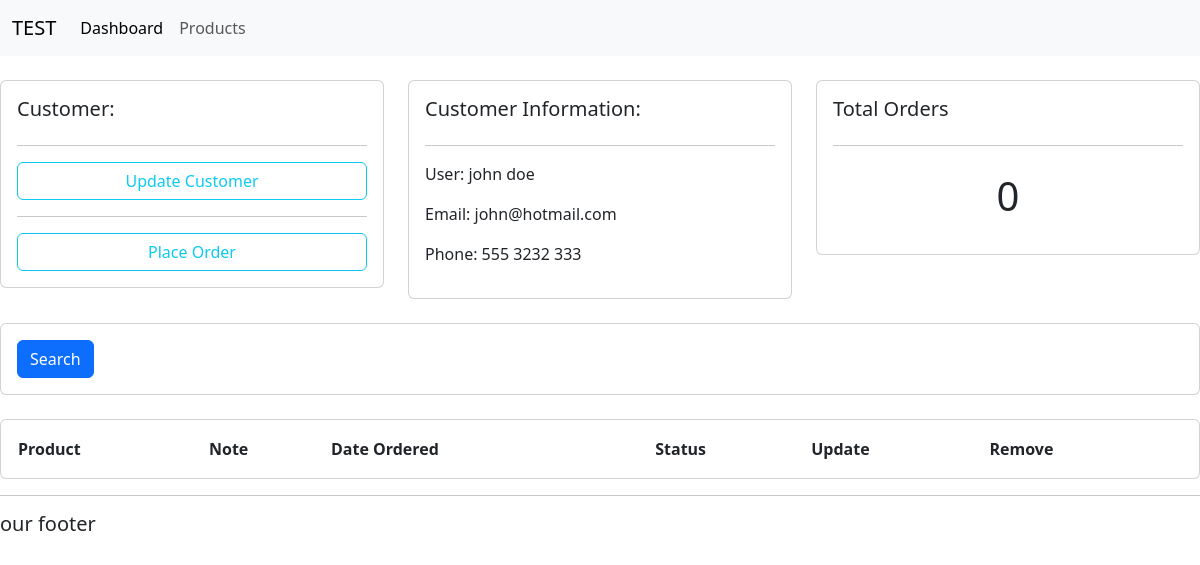
The app's page /customer/1/, older data.
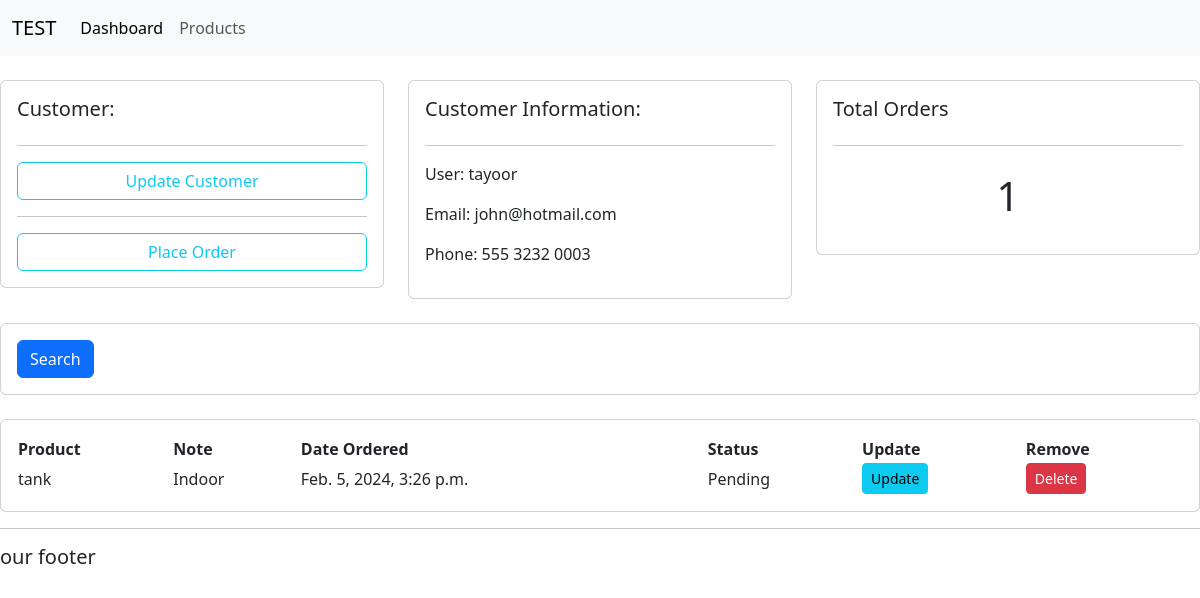
The same page, newer data.
### accounts/models.py (models this page shows, shortened)
class Customer(models.Model):
    name = models.CharField(max_length=200, null=True)
    phone = models.CharField(max_length=200, null=True)
    email = models.CharField(max_length=200, null=True)
    date_created = models.DateTimeField(auto_now_add=True, null=True)

class Order(models.Model):
    STATUS = (
        ('Pending', 'Pending'),
        ('Out for delivery', 'Out for delivery'),
        ('Delivered', 'Delivered')
    )
    customer = models.ForeignKey(Customer, null=True, on_delete= models.SET_NULL)
    product = models.ForeignKey(Product, null=True, on_delete= models.SET_NULL)
    date_created = models.DateTimeField(auto_now_add= True, null= True)
    status = models.CharField(max_length= 200 , null= True , choices= STATUS)
    tags = models.ManyToManyField(Tag)

class Product(models.Model):
    CATEGORY = (
        ('Indoor', ' Indoor'),
        ('Out Door', 'Out Door'),
    )
    name = models.CharField(max_length=200 , null= True)
    price = models.FloatField(null= True)
    category = models.CharField(max_length=200 , null= True , choices= CATEGORY)
    discription = models.CharField(max_length=200 , null= True , blank= True)
    date_created = models.DateTimeField(auto_now_add= True , null= True)
    tags = models.ManyToManyField(Tag)
    def __str__(self):
        return self.name

### accounts/views.py (the view)
# urls.py: path('customer/<str:pk>/', views.customer , name= 'customer'),
def customer(request, pk):
    customer = Customer.objects.get(id=pk)
    orders = customer.order_set.all()
    orders_count = orders.count()
    context = {'customer': customer, 'orders':orders, 'order_count': orders_count}
    return render(request, 'accounts/customer.html',context)

### accounts/templates/accounts/customer.html (shortened to what this page needs)
{% extends 'accounts/main.html' %}
{% block content %}
<br>
<div class="row">
    <div class="col-md">
        <div class="card card-body">
            <h5>Customer:</h5>
            <hr>
            <a class="btn btn-outline-info" href="">Update Customer</a>
            <hr>
            <a class="btn btn-outline-info" href="">Place Order</a>
        </div>
    </div>
    <div class="col-md">
        <div class="card card-body">
            <h5>Customer Information:</h5>
            <hr>
            <p>User: {{customer.name}}</p>
            <p>Email: {{customer.email}}</p>
            <p>Phone: {{ customer.phone}}</p>
        </div>
    </div>
    <div class="col-md">
        <div class="card card-body">
            <h5>Total Orders</h5>
            <hr>
            <h1 style="text-align:center;padding:10px">{{orders.count}}</h1>
        </div>
    </div>
</div>
<br>
<div class="row">
    <div class="col">
        <div class="card card-body">
            <form method = "get" >
                <button class="btn btn-primary" type="submit">Search</button>
            </form>
        </div>
    </div>
</div>
<br>
<div class="row">
    <div class="col-md">
        <div class = "card card-body">
            <table>
                <tr>
                    <th>Product</th>
                    <th>Note</th>
                    <th>Date Ordered</th>
                    <th>Status</th>
                    <th>Update</th>
                    <th>Remove</th>
                </tr>
            {% for order in orders %}
                <tr>
                    <td>{{order.product}}</td>
                    <td>{{order.product.category}}</td>
                    <td>{{order.date_created}}</td>
                    <td>{{order.status}}</td>
                    <td> <a class="btn btn-sm btn-info" href="{% url 'update_order' order.id %}">Update</a></td>
                    <td> <a class="btn btn-sm btn-danger" href="{% url 'delete_order' order.id %}">Delete</a></td>
                </tr>
            {% endfor %}
        </table>
        </div>
    </div>
</div>
{% endblock content %}

Row changes from the older to the newer data that the page shows:
changed Customer "john@hotmail.com": name "john doe" → "tayoor"; phone "555 3232 333" → "555 3232 0003"
added Order: product "tank", product.category "Indoor", date_created "Feb. 5, 2024, 3:26 p.m.", status "Pending"
Text that changed along with them:
{{ orders.count }}: "0" → "1"
